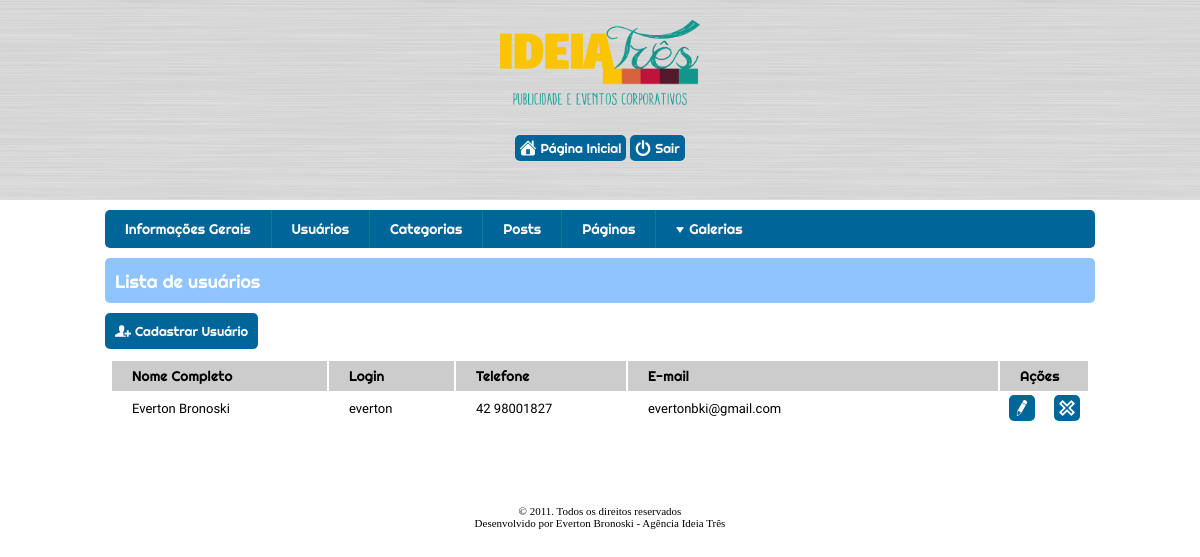
Screenshot of /painel.php?pagina=usuarios (signed in) with the database file from the repository.
### tables this page shows
CREATE TABLE `usuarios` (
  `id` int(11) NOT NULL AUTO_INCREMENT,
  `nome` varchar(255) NOT NULL,
  `telefone` varchar(255) NOT NULL,
  `data_criacao` timestamp NOT NULL,
  `data_exclusao` timestamp NOT NULL,
  `email` varchar(255) NOT NULL,
  `login` varchar(255) NOT NULL,
  `senha` varchar(255) NOT NULL,
  `recovery` varchar(255) NOT NULL,
  `exclusao` int(11) NOT NULL,
  PRIMARY KEY (`id`)
);

### config/dbaSis.php (called while the page is built, shortened)
<?php
function read($tabela, $cond = NULL) {
    $qrRead = "SELECT * FROM {$tabela} {$cond}";
    $stRead = mysql_query($qrRead) or die('Erro ao ler em ' . $tabela . ' ' . mysql_error());
    $cField = mysql_num_fields($stRead);
    for ($y = 0; $y < $cField; $y++) {
        $names[$y] = mysql_field_name($stRead, $y);
    }
    for ($x = 0; $res = mysql_fetch_assoc($stRead); $x++) {
        for ($i = 0; $i < $cField; $i++) {
            $resultado[$x][$names[$i]] = $res[$names[$i]];
        }
    }
    return $resultado;
}
?>

### pages/usuarios.php (the view, shortened to what this page needs)
<?php
if (!empty($_SESSION['usuarioAutenticado'])) {
    $loginAutenticado = $_SESSION['usuarioAutenticado']['login'];
    $senhaAutenticada = $_SESSION['usuarioAutenticado']['senha'];
    $VereficaSessaoAutenticada = read('usuarios', "WHERE login='$loginAutenticado' AND senha='$senhaAutenticada'");
} else {
    echo '<script type="text/javascript">setTimeout(function(){location = "..//logout.php";}, 2000)</script>';
    header('location: ../logout.php');
    die();
}
?>
<div class="title_box borderradius5">Lista de usuários</div>
<nav class="nav_pages">
    <a class="a_cadastra borderradius5" href="?pagina=cadastrar-usuario">Cadastrar Usuário</a>
</nav>
<section class="table">
    <table class="list_tabela">
        <tr class="table_title">
            <td width="190px">Nome Completo</td>
            <td width="100px">Login</td>
            <td width="145px">Telefone</td>
            <td width="345px">E-mail</td>
            <td width="200px" colspan="2">Ações</td>
        </tr>
        <?php
        $buscaUsuarios = read('usuarios', "ORDER BY id DESC");
        $i = 1;
        foreach ($buscaUsuarios as $usuario):
            if ($i % 2) {
                echo '<tr class="table_default" style="background:#fff;">';
            } else {
                echo '<tr class="table_default">';
            }
            echo "<td>" . $usuario['nome'] . "</td>";
            echo "<td>" . $usuario['login'] . "</td>";
            echo "<td>" . $usuario['telefone'] . "</td>";
            echo "<td>" . $usuario['email'] . "</td>";
            echo "<td style=\"padding: 0; text-align: center;\"><a href=\"?pagina=editar-usuario&editId=".$usuario['id']."\" class=\"a_table_list a_edit borderradius5\"><span>Editar</span></a></td>";
            echo "<td style=\"padding: 0; text-align: center;\"><a href=\"?pagina=deletar-usuario&id=".$usuario['id']."\" class=\"a_table_list a_del borderradius5\"><span>Excluir</span></a></td>";
            echo '</tr>';
            $i++;
        endforeach;
        ?>
    </table>
</section>

### css/style.css (style rules this page uses)
* { margin: 0; padding: 0; }
body { background: url(../images/bg.png) repeat; }
.borderradius5 { -webkit-border-radius: 5px 5px 5px 5px; border-radius: 5px 5px 5px 5px; }
.title_box { background: #90c4fe; padding: 12px 0 5px 10px; font-family: 'Righteous', cursive; color: #fff; font-size: 18px; height: 28px; }
.nav_pages { display: block; margin: 10px 0; }
.a_cadastra { padding:10px 10px 10px 30px; background: url(../images/add-user-16.png) no-repeat 10px center, #069; display: block; float: left; margin-right: 10px; text-decoration: none; color: #fff; font-family: 'Righteous', cursive; font-size: 13px; }
.table { margin-top: 10px; }
.list_tabela { margin:0 auto; display: block; width: 980px; }
.table_title { height: 30px; background: #ccc; font-family: 'Righteous', cursive; font-size: 14px; }
.table_title td { padding:5px 5px 5px 20px; word-break: break-all; }
.table_default { height: 30px; font-family: 'Comfortaa', cursive; font-size: 13px; background: #e1e1e1; color: #000; }
.table_default td { padding:7px 5px 7px 20px; word-break: break-all; }
.a_table_list { background: #069; padding: 3px; min-height:20px; max-width: 20px; display: block; margin: 0 auto; }
.a_edit { background: url(../images/edit-2-16.png) no-repeat center center, #069; }
.a_del { background: url(../images/x-mark-2-16.png) no-repeat center center, #069; }

### rows the page displays
usuarios: nome "Everton Bronoski", login "everton", telefone "42 98001827", email "evertonbki@gmail.com"
